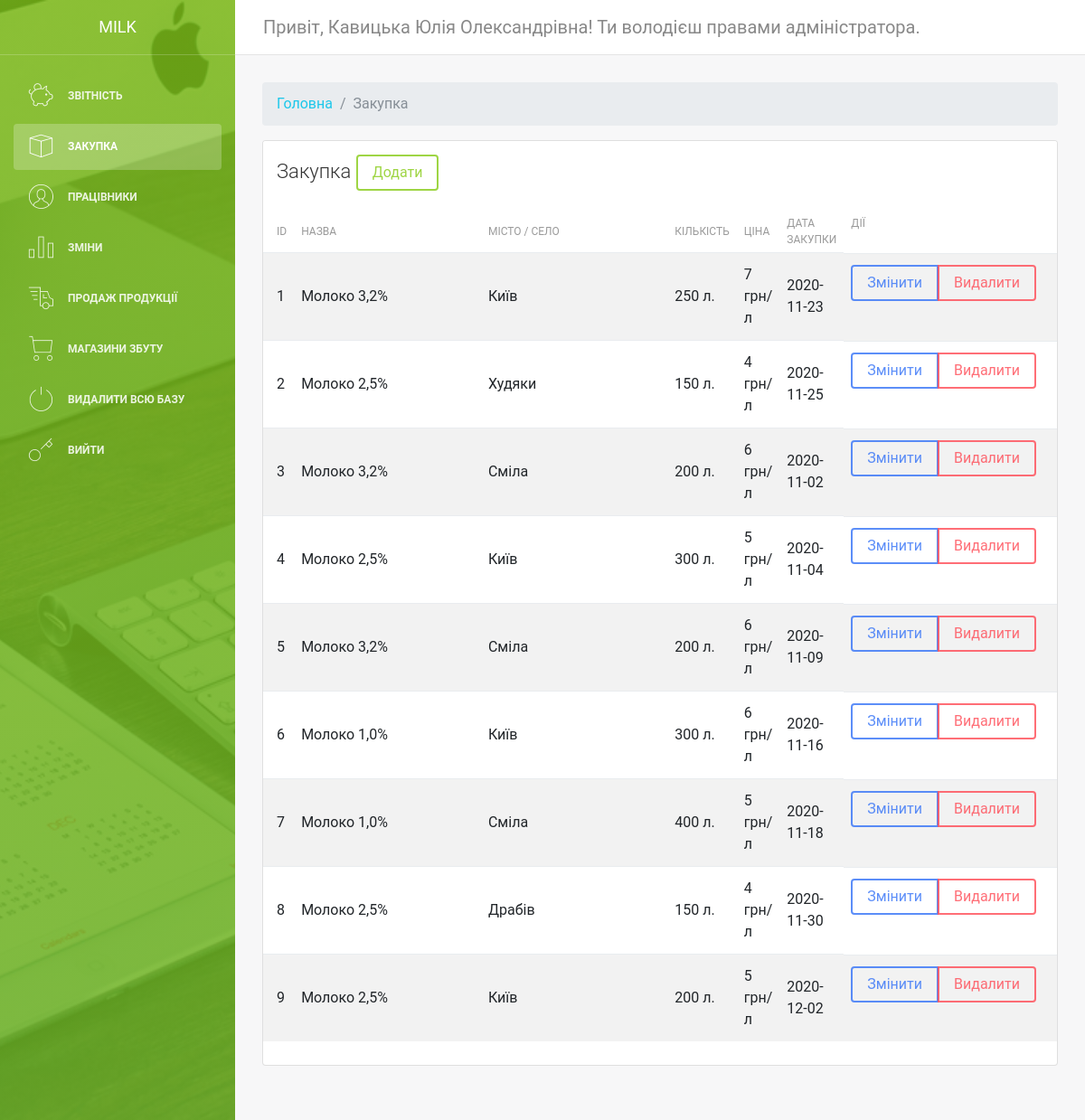
Screenshot of /admin/purchase.php (signed in) with the database file from the repository.
### tables this page shows
CREATE TABLE `employees` (
  `id` int(11) NOT NULL,
  `name` varchar(255) NOT NULL,
  `mail` varchar(255) NOT NULL,
  `confirm_mail` varchar(255) NOT NULL,
  `verifided` int(11) NOT NULL DEFAULT 0,
  `password` varchar(255) NOT NULL,
  `admin` varchar(11) NOT NULL DEFAULT '0',
  `position` varchar(255) NOT NULL,
  `branc` varchar(255) NOT NULL
);

CREATE TABLE `purchase` (
  `id` int(11) NOT NULL,
  `product` varchar(255) NOT NULL,
  `city` varchar(255) NOT NULL,
  `quantity` int(11) NOT NULL,
  `price` int(11) NOT NULL,
  `date` date NOT NULL
);

### admin/tables/table-purchase.php (the view)
<?php
	$sqlPurchase = "SELECT * FROM purchase";
	$PurchaseResult = $connect->query($sqlPurchase);
	$i = 1;
	while($row = mysqli_fetch_assoc($PurchaseResult)){
	?>
	<tr>
		<td><?php echo $i ?></td>
		<td class="w-25"><?php echo $row["product"] ?></td>
		<td class="w-25"><?php echo $row["city"] ?></td>
		<td><?php echo $row["quantity"] ?> л.</td>
		<td><?php echo $row["price"] ?> грн/л</td>
		<td><?php echo $row["date"] ?></td>
		<td class="float-right">
		<div class="btn-group mr-2" role="group" aria-label="First group">
			<a href="/admin/options/purchase/edit.php?id=<?php echo $row["id"] ?>" class="btn btn-primary">Змінити</a>
			<div data-link="http://milk.local/admin/options/purchase/delete.php?id=<?php echo $row["id"] ?>" onclick="deleteProduct(this)" id="delete-categ-btn" class="btn btn-danger">Видалити</div>
		</div>
		</td>
		</tr>
	<?php
	$i++;
	}
?>

### admin/parts/head.php (shortened to what this page needs)
<!DOCTYPE html>
<html lang="en">
<head>
    <link rel="stylesheet" href="https://maxcdn.bootstrapcdn.com/font-awesome/latest/css/font-awesome.min.css" />
    <link href="/admin/assets/css/bootstrap.min.css" rel="stylesheet" />
    <link href="/admin/assets/css/light-bootstrap-dashboard.css?v=2.0.0 " rel="stylesheet" />
    <link href="/admin/assets/css/demo.css" rel="stylesheet" />
    <link href="/admin/assets/css/pe-icon-7-stroke.css" rel="stylesheet" />
</head>
<body>
    <div class="wrapper">
        <div class="sidebar" data-color="green" data-image="/admin/assets/img/sidebar-4.jpg">
            <div class="sidebar-wrapper">
                <div class="logo">
                    <a href="/admin" class="simple-text">
                        Milk
                    </a>
					 </div>
					 <?php
					 	include $_SERVER['DOCUMENT_ROOT'] . "/admin/parts/nav.php";
					 ?>
            </div>
        </div>
		  <div class="main-panel">
            <nav class="navbar navbar-expand-lg " color-on-scroll="500">
                <div class="container-fluid">
									<?php
										$user = mysqli_fetch_assoc($connect->query("SELECT * FROM employees WHERE id=" . $_COOKIE["admin"]))
									?>
                    <a class="navbar-brand" href="#pablo"> Привіт, <?php echo $user["name"] ?>! Ти володієш правами адміністратора. </a>
                </div>
            </nav>
				<div class="content">
    				<div class="container-fluid">

### rows the page displays
employees: name "Кавицька Юлія Олександрівна"
purchase: product "Молоко 3,2%", city "Київ", quantity "250", price "7", date "2020-11-23"
purchase: product "Молоко 2,5%", city "Худяки", quantity "150", price "4", date "2020-11-25"
purchase: product "Молоко 3,2%", city "Сміла", quantity "200", price "6", date "2020-11-02"
purchase: product "Молоко 2,5%", city "Київ", quantity "300", price "5", date "2020-11-04"
purchase: product "Молоко 3,2%", city "Сміла", quantity "200", price "6", date "2020-11-09"
purchase: product "Молоко 1,0%", city "Київ", quantity "300", price "6", date "2020-11-16"
purchase: product "Молоко 1,0%", city "Сміла", quantity "400", price "5", date "2020-11-18"
purchase: product "Молоко 2,5%", city "Драбів", quantity "150", price "4", date "2020-11-30"
purchase: product "Молоко 2,5%", city "Київ", quantity "200", price "5", date "2020-12-02"
